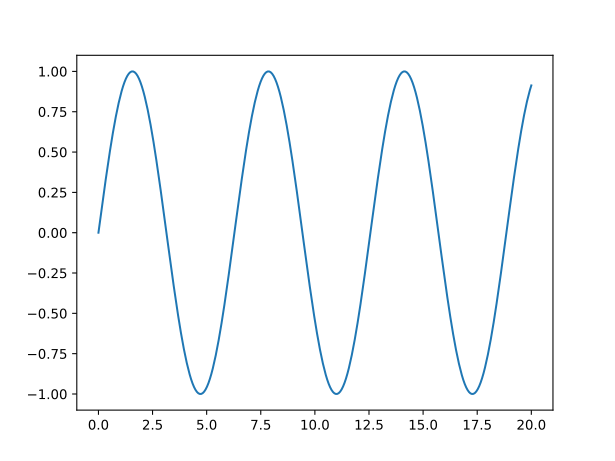

Write Python code to recreate this figure.
# plot_sin.py

import matplotlib.pyplot as plt
import math

# Create x as a list of 300 numbers equally spaced from xmin to xmax
numpoints = 300
xmin = 0
xmax = 20
delta_x = (xmax - xmin) / (numpoints - 1)
x = [xmin + i*delta_x for i in range(numpoints)]

# Create y as a list of corresponding y values for y = sin(x)
y = [math.sin(xi) for xi in x]

# Now plot them:
plt.plot(x, y)
plt.savefig('plot_sin.svg')
plt.show()
